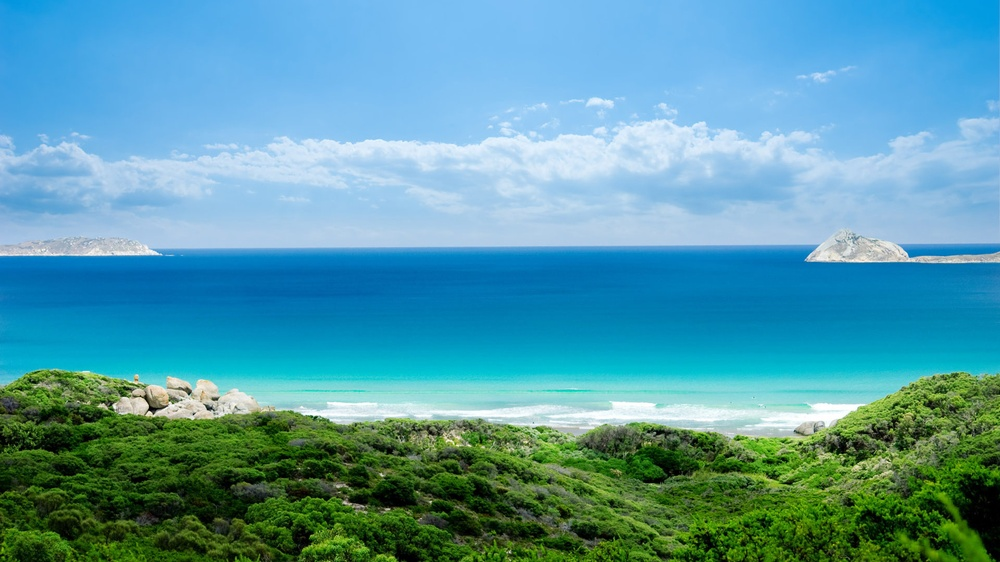
#> input picture pct.jpg, 1000 x 562 px, shrunk from 1920 x 1080 before the run
$ jupyter execute --allow-errors PCA.ipynb
#> lines starting #> are read from the running program, lines starting #| are printed output that depends on the picture
[cell 1]
import numpy as np
from matplotlib import pyplot as plt

[cell 2]
def normalize(X):
    '''
      Normalise data before processing
      Return normalized data and normalization parameters
    '''
    num = X.shape[1]

    NormParams = np.zeros((2, num))
    NormParams[0] = X.mean(axis=0)
    NormParams[1] = X.std(axis=0,ddof=1)

    X = (X - NormParams[0]) / NormParams[1]

    return X, NormParams

[cell 3]
def transform(X,n_components):
    '''
        Select components with largest variance:
            1) Estimate covariance matrix
            2) Find its eigenvalues and eigenvectors
            3) Check if eigenvalues are complex -> to real space
            4) Sort vals & vectors
            5) Select n components
            5) Project all data on the selected components
    '''
    cov = np.dot(X.T, X) / len(X)

    e_val, e_vect = np.linalg.eig(cov)

    e_val = np.absolute(e_val)

    ind = np.argsort(-e_val)
    e_vect = e_vect[:, ind]
    e_vect = e_vect.astype(float)

    e_vect_reduced = e_vect[:, :n_components]
    new_X = np.dot(X, e_vect_reduced)
    return new_X, e_vect_reduced

[cell 4]
def restore(X_reduced, evect_reduced, norm_params):
    '''
        Restore "original" values:
            1) Restore original size
            2) Rescale
    '''
    restored = np.dot(X_reduced, evect_reduced.T)
    for j in range((restored).shape[1]):
        restored[:, j] = (restored[:, j] * norm_params[1, j]) + norm_params[0][j]
    return restored

## All processing

### Simple data

[cell 5]
points = 10
X = np.zeros((points,2))
x = np.arange(1,points+1)
y = 4 * x *x + np.random.randn(points)*2
X[:,1] = y
X[:,0] = x
number_of_components = 1

[cell 6]
# normalization
X_norm, norm_params = normalize(np.copy(X))

# dimension reduction
X_reduced, evect_reduced = transform(X_norm, number_of_components)

# restoring dimensions
restored_X = restore(X_reduced, evect_reduced,norm_params )

### Visualization

[cell 7]
plt.figure()
plt.scatter(X[:, 0], X[:, 1], color='c', label='Initial')
plt.scatter(restored_X[:, 0], restored_X[:, 1], color='y', label='Restored')
plt.legend(loc='best')
plt.xlabel('x')
plt.ylabel('y')
plt.show()
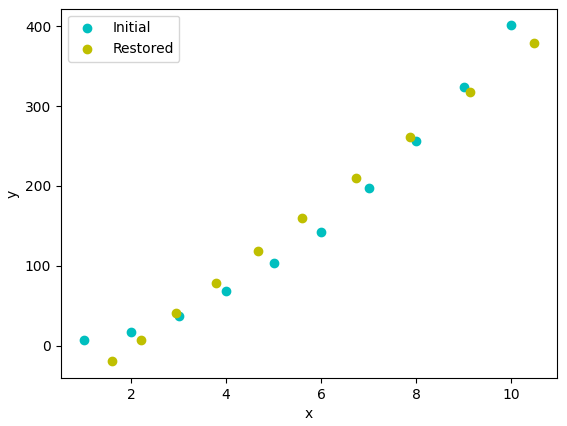
#> figure drawn by matplotlib, 1 panel

## Try use PCA on image

[cell 8]
from PIL import Image
number_of_components_image = 150

# read image
img = Image.open('pct.jpg')
#> img is the input picture: PIL image 1000x562 RGB; mean R, G, B 85, 153.8, 167.4
# black & white transformation
img = img.convert('L')
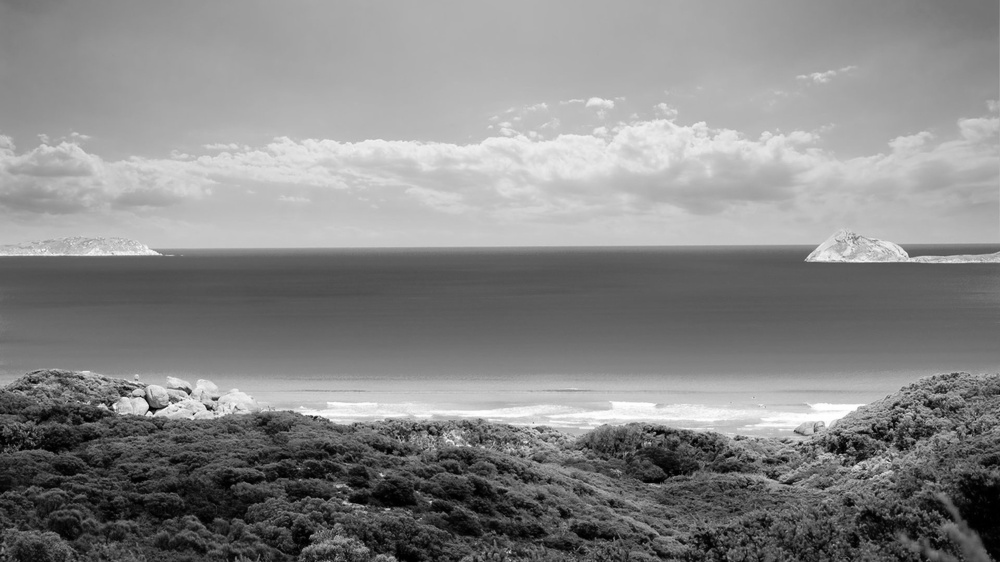
#> img: PIL image 1000x562 L; min 0, max 255, mean 134.8

# create numpy array
img_X = (np.copy(np.asarray(img))).astype(float)

# normalization
X_norm_img, norm_params = normalize(img_X)
#> in normalize (call 2), `X = (X - NormParams[0]) / NormParams[1]`:
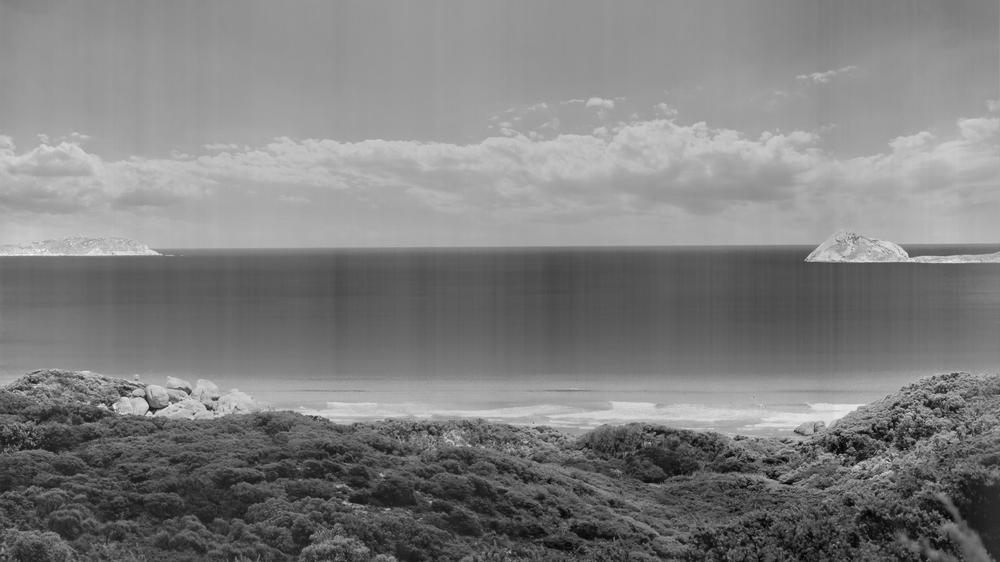
#> X: shape (562, 1000) float64; min -2.93, max 2.94, mean -7.12e-17; drawn with min black and max white

# dimension reduction
X_reduced_img, evect_reduced = transform(X_norm_img, number_of_components_image)
#> call 2 of transform, with n_components = 150
#> in transform (call 2), `cov = np.dot(X.T, X) / len(X)`:
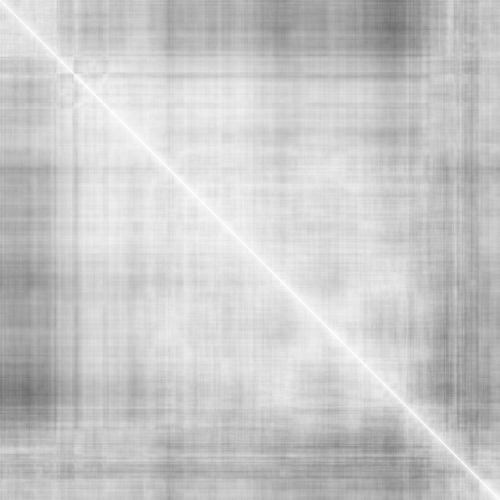
#> cov: shape (1000, 1000) float64 (shown at 1/2 size); min 0.424, max 0.998, mean 0.789
#> in transform (call 2), `e_val = np.absolute(e_val)`: e_val = 1000 values, max 791.6 at index 0, min 1.17e-16 at index 997, mean 0.998
#> in transform (call 2), `ind = np.argsort(-e_val)`: ind = 1000 values, max 999 at index 996, min 0 at index 0, mean 499.5
#> in transform (call 2), `e_vect = e_vect.astype(float)`:
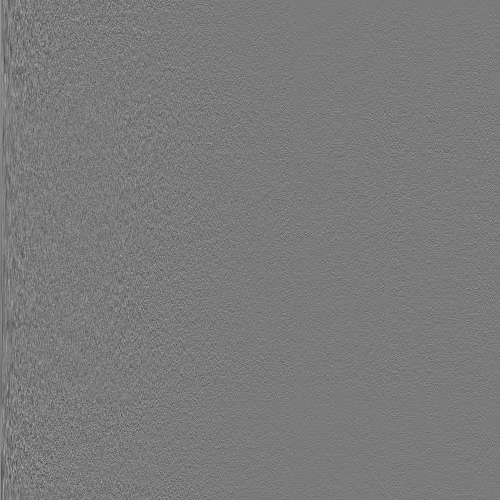
#> e_vect: shape (1000, 1000) float64 (shown at 1/2 size); min -0.199, max 0.214, mean 2.89e-05; drawn with min black and max white
#> in transform (call 2), `e_vect_reduced = e_vect[:, :n_components]`:
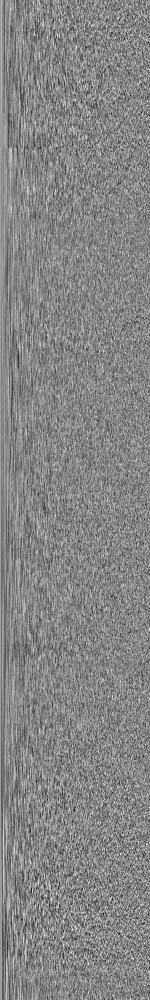
#> e_vect_reduced: shape (1000, 150) float64; min -0.174, max 0.16, mean 0.000193; drawn with min black and max white
#> in transform (call 2), `new_X = np.dot(X, e_vect_reduced)`:
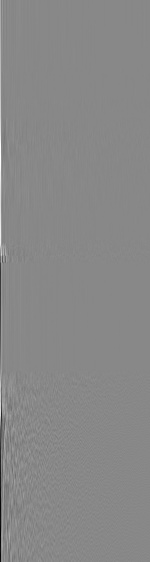
#> new_X: shape (562, 150) float64; min -47.01, max 40.98, mean 0; drawn with min black and max white

# dimension restoring
X_restored_img = restore(X_reduced_img, evect_reduced, norm_params)

# create from restored array
#> (the rest of this cell did not finish here and is left out)
